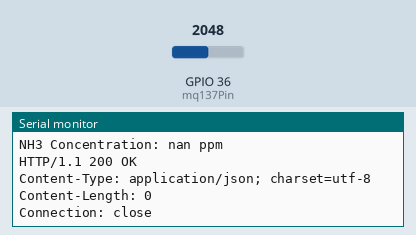
Recording of a sketch running on a simulated ESP32. Shown: the last lines printed to the serial monitor. The test bench sets the inputs (shaded band); at power-on: GPIO 36 (mq137Pin) = 2048. WiFi joins after 1.5 s; servers stay silent unless stated; uploads are accepted with an empty reply.

Above: at 2.7 s.
2.8 s: GPIO 36 (mq137Pin) set to 491
At 3.6 s:
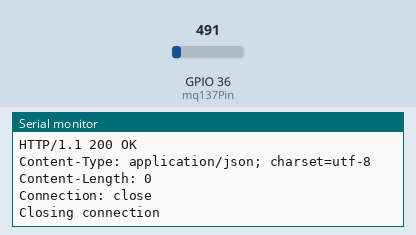
5.8 s: GPIO 36 (mq137Pin) set to 0
At 6.29 s:
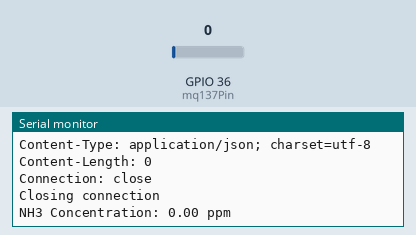

Measured:
- after the input at 5.8 s, the serial monitor: prints a new line after 0.30 s (image 2)

The sketch:

mq_konek.ino
```cpp
#include <WiFi.h>

// WiFi credentials
const char* ssid = "wifi ono";
const char* password = "wifi kencang gak bikin kembung";

// Server endpoint (ubah menjadi alamat lokal)
const char* serverName = "http://192.168.162.213/pkm/koneksi/koneksi_mq.php";

// Definisikan pin analog untuk MQ137
const int mq137Pin = A0;

// Konstanta untuk kalibrasi
const float RLOAD = 10.0;  // Nilai resistor load (dalam kilo-ohm)
const float RZERO = 76.63; // Nilai RZERO (dalam kilo-ohm) berdasarkan kalibrasi
const float PARA = 116.6020682; // Konstanta untuk kurva MQ
const float PARB = 2.769034857; // Konstanta untuk kurva MQ

void setup() {
  // Inisialisasi komunikasi serial pada baud rate 9600
  Serial.begin(9600);
  // Tunggu hingga Serial siap (khususnya penting untuk beberapa board)
  while (!Serial) {
    ;
  }
  Serial.println("MQ137 Sensor Initialization...");

  // Koneksi ke WiFi
  Serial.print("Connecting to WiFi...");
  WiFi.begin(ssid, password);
  while (WiFi.status() != WL_CONNECTED) {
    delay(500);
    Serial.print(".");
  }
  Serial.println(" Connected!");
}

void loop() {
  // Baca nilai analog dari pin sensor
  int analogValue = analogRead(mq137Pin);
  // Konversi nilai analog ke tegangan
  float voltage = (analogValue / 1024.0) * 5.0;
  // Hitung nilai resistansi sensor
  float rs = (5.0 - voltage) / voltage * RLOAD;
  // Hitung rasio resistansi sensor terhadap resistansi awal
  float ratio = rs / RZERO;
  // Hitung konsentrasi amonia dalam ppm menggunakan persamaan kurva MQ
  float ppm = PARA * pow(ratio, -PARB);

  // Tampilkan nilai pembacaan di Serial Monitor
  Serial.print("NH3 Concentration: ");
  Serial.print(ppm);
  Serial.println(" ppm");

  // Kirim data ke server PHP
  if (WiFi.status() == WL_CONNECTED) {
    WiFiClient client;
    String url = String(serverName) + "?ppm=" + String(ppm);
    if (client.connect(serverName, 80)) {
      client.print(String("GET ") + url + " HTTP/1.1\r\n" +
                   "Host: " + serverName + "\r\n" +
                   "Connection: close\r\n\r\n");
      unsigned long timeout = millis();
      while (client.available() == 0) {
        if (millis() - timeout > 5000) {
          Serial.println(">>> Client Timeout !");
          client.stop();
          return;
        }
      }
      while (client.available()) {
        String line = client.readStringUntil('\r');
        Serial.print(line);
      }
      Serial.println();
      Serial.println("Closing connection");
    } else {
      Serial.println("Failed to connect to server");
    }
    client.stop();
  }

  // Tunggu selama 1 detik sebelum pembacaan berikutnya
  delay(1000);
}
```
